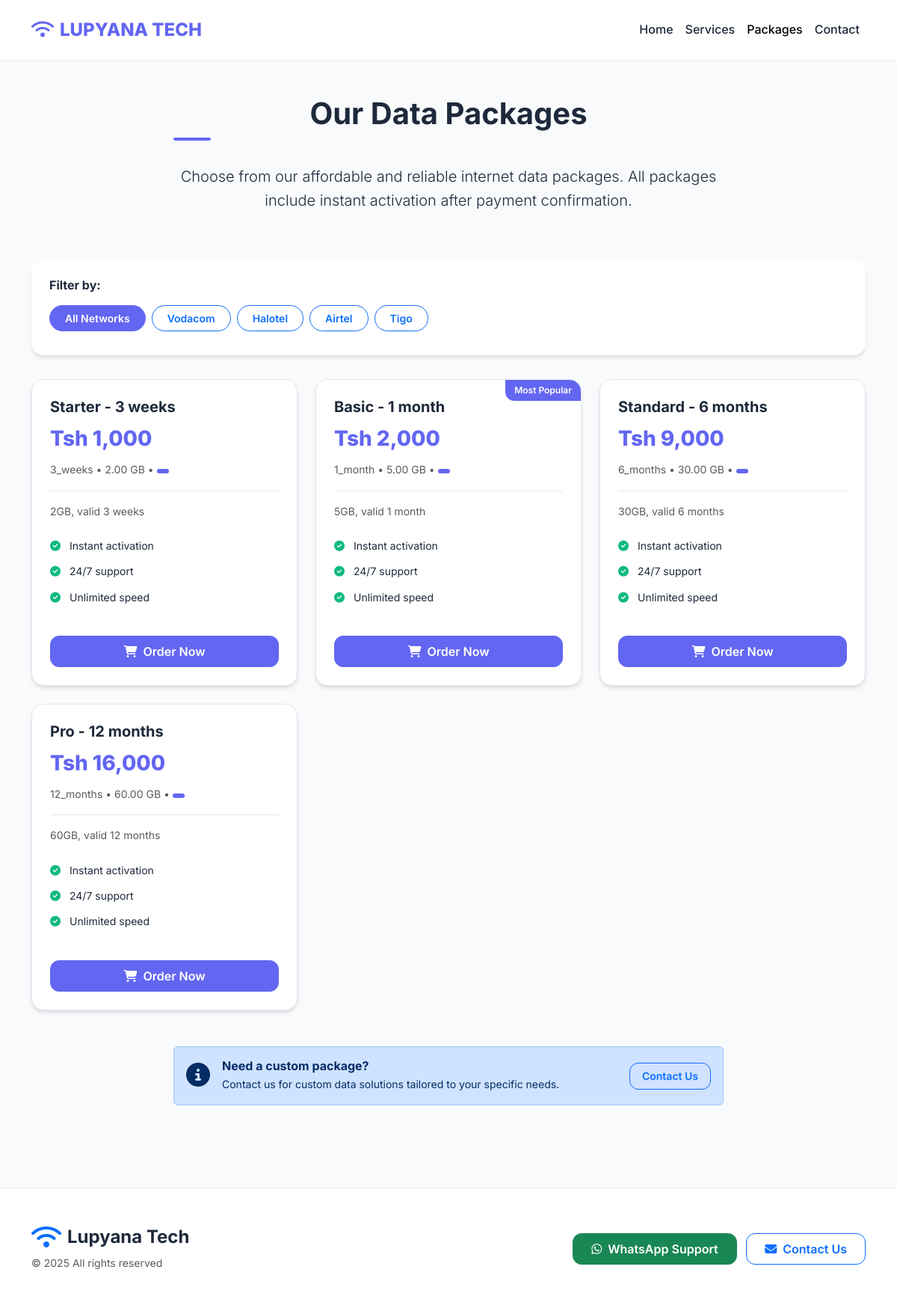
The page /packages.php on the database its author committed.
### tables this page shows
CREATE TABLE IF NOT EXISTS packages (
  id INT UNSIGNED AUTO_INCREMENT PRIMARY KEY,
  name VARCHAR(255) NOT NULL,
  duration VARCHAR(50) DEFAULT NULL,
  gb_amount DECIMAL(10,2) DEFAULT 0,
  price DECIMAL(10,2) DEFAULT 0,
  description TEXT DEFAULT NULL,
  allow_custom_gb TINYINT(1) DEFAULT 0,
  created_at TIMESTAMP DEFAULT CURRENT_TIMESTAMP
);

### packages.php (called while the page is built)
<?php
require __DIR__ . '/public/packages.php';

### config.php (called while the page is built)
<?php
return [
    'app' => [
        'name' => 'Lupyana Tech',
        'base_url' => 'http://localhost/lupyanatech',
    ],
    'db' => [
        'host' => 'localhost',
        'database' => 'lupyanatech',
        'username' => 'root',
        'password' => '',
    ],
    'owner' => [
        'whatsapp' => '255744963858',
    ],
];

### public/packages.php (the view, shortened to what this page needs)
<?php
$pdo = require __DIR__ . '/../db/connection.php';
$config = require __DIR__ . '/../config.php';
$base = rtrim($config['app']['base_url'], '/');
$packages = $pdo->query('SELECT * FROM packages ORDER BY price ASC')->fetchAll();
?>
<!DOCTYPE html>
<html lang="en">
<head>
  <link href="https://cdn.jsdelivr.net/npm/bootstrap@5.3.2/dist/css/bootstrap.min.css" rel="stylesheet">
  <link rel="stylesheet" href="https://cdnjs.cloudflare.com/ajax/libs/font-awesome/6.4.2/css/all.min.css">
</head>
<body>
<nav class="navbar navbar-expand-lg navbar-light bg-white sticky-top">
  <div class="container">
    <a class="navbar-brand" href="<?php echo $base; ?>">
        <i class="fas fa-wifi me-2"></i>LUPYANA TECH
    </a>
    <div class="collapse navbar-collapse" id="navmenu">
      <ul class="navbar-nav ms-auto">
        <li class="nav-item"><a class="nav-link" href="<?php echo $base; ?>">Home</a></li>
        <li class="nav-item"><a class="nav-link" href="<?php echo $base; ?>/services.php">Services</a></li>
        <li class="nav-item"><a class="nav-link active" href="<?php echo $base; ?>/packages.php">Packages</a></li>
        <li class="nav-item"><a class="nav-link" href="<?php echo $base; ?>/contact.php">Contact</a></li>
      </ul>
    </div>
  </div>
</nav>
<main class="container py-5">
  <div class="row mb-5">
    <div class="col-lg-8 mx-auto text-center">
      <h1 class="section-title">Our Data Packages</h1>
      <p class="lead">Choose from our affordable and reliable internet data packages. All packages include instant activation after payment confirmation.</p>
    </div>
  </div>
  <div class="filter-container">
    <h6 class="mb-3">Filter by:</h6>
    <div class="d-flex flex-wrap">
      <button class="btn btn-primary filter-btn">All Networks</button>
      <button class="btn btn-outline-primary filter-btn">Vodacom</button>
      <button class="btn btn-outline-primary filter-btn">Halotel</button>
      <button class="btn btn-outline-primary filter-btn">Airtel</button>
      <button class="btn btn-outline-primary filter-btn">Tigo</button>
    </div>
  </div>
  <div class="row row-cols-1 row-cols-md-2 row-cols-lg-3 g-4">
    <?php foreach ($packages as $index => $pkg): ?>
      <div class="col">
        <div class="package-card <?php echo $index === 1 ? 'popular' : ''; ?>">
          <div class="package-header">
            <h5 class="card-title mb-2"><?php echo htmlspecialchars($pkg['name']); ?></h5>
            <div class="package-price">Tsh <?php echo number_format($pkg['price'],0); ?></div>
            <div class="text-muted small">
              <?php echo htmlspecialchars($pkg['duration']); ?> •
              <?php echo htmlspecialchars($pkg['gb_amount']); ?> GB •
              <span class="network-badge"><?php echo ucfirst(htmlspecialchars($pkg['network'])); ?></span>
            </div>
          </div>
          <p class="text-muted small"><?php echo htmlspecialchars($pkg['description']); ?></p>
          <div class="package-features">
            <div class="feature-item">
              <div class="feature-icon"><i class="fas fa-check-circle"></i></div>
              <div class="small">Instant activation</div>
            </div>
            <div class="feature-item">
              <div class="feature-icon"><i class="fas fa-check-circle"></i></div>
              <div class="small">24/7 support</div>
            </div>
            <div class="feature-item">
              <div class="feature-icon"><i class="fas fa-check-circle"></i></div>
              <div class="small">Unlimited speed</div>
            </div>
          </div>
          <div class="mt-auto pt-3">
            <a href="<?php echo $base; ?>/checkout.php?package_id=<?php echo (int)$pkg['id']; ?>" class="btn btn-primary w-100">
              <i class="fas fa-shopping-cart me-2"></i>Order Now
            </a>
          </div>
        </div>
      </div>
    <?php endforeach; ?>
  </div>
  <div class="row mt-5">
    <div class="col-lg-8 mx-auto">
      <div class="alert alert-primary rounded-lg">
        <div class="d-flex align-items-center">
          <div class="me-3">
            <i class="fas fa-info-circle fa-2x"></i>
          </div>
          <div>
            <h6 class="mb-1">Need a custom package?</h6>
            <p class="mb-0 small">Contact us for custom data solutions tailored to your specific needs.</p>
          </div>
          <div class="ms-auto">
            <a href="<?php echo $base; ?>/contact.php" class="btn btn-sm btn-outline-primary">Contact Us</a>
          </div>
        </div>
      </div>
    </div>
  </div>
</main>
<footer class="bg-white py-5">
  <div class="container">
    <div class="row align-items-center">
      <div class="col-md-6 mb-3 mb-md-0">
        <div class="d-flex align-items-center">
          <i class="fas fa-wifi fa-2x text-primary me-2"></i>
          <h4 class="mb-0">Lupyana Tech</h4>
        </div>
        <p class="text-muted small mt-2 mb-0">&copy; <?php echo date('Y'); ?> All rights reserved</p>
      </div>
      <div class="col-md-6 text-md-end">
        <a href="https://wa.me/<?php echo htmlspecialchars($config['owner']['whatsapp']); ?>" class="btn btn-success me-2">
          <i class="fab fa-whatsapp me-2"></i>WhatsApp Support
        </a>
        <a href="<?php echo $base; ?>/contact.php" class="btn btn-outline-primary">
          <i class="fas fa-envelope me-2"></i>Contact Us
        </a>
      </div>
    </div>
  </div>
</footer>
</body>
</html>

### public/packages.php (style rules this page uses)
:root { --primary: #6366f1; --primary-dark: #4f46e5; --secondary: #0ea5a2; --dark: #1e293b; --light: #f8fafc; --gray: #64748b; --gray-light: #e2e8f0; --success: #10b981; --rounded: 12px; --rounded-lg: 16px; --shadow: 0 4px 6px -1px rgba(0, 0, 0, 0.1), 0 2px 4px -1px rgba(0, 0, 0, 0.06); --shadow-lg: 0 10px 15px -3px rgba(0, 0, 0, 0.1), 0 4px 6px -2px rgba(0, 0, 0, 0.05); }
body { font-family: 'Inter', system-ui, -apple-system, 'Segoe UI', Roboto, 'Helvetica Neue', Arial; background: var(--light); color: var(--dark); line-height: 1.6; }
h1, h2, h3, h4, h5, h6 { font-weight: 700; }
.navbar { padding: 1rem 0; box-shadow: 0 1px 3px rgba(0,0,0,0.05); }
.navbar-brand { font-weight: 800; color: var(--primary); font-size: 1.5rem; }
.nav-link { font-weight: 500; color: var(--dark); transition: all 0.2s ease; }
.nav-link:hover, .nav-link.active { color: var(--primary); }
.btn { border-radius: var(--rounded); font-weight: 600; padding: 0.5rem 1.5rem; transition: all 0.2s ease; }
.btn-primary { background: var(--primary); border-color: var(--primary); }
.btn-sm { padding: 0.4rem 1rem; font-size: 0.875rem; }
.package-card { background: white; border-radius: var(--rounded-lg); padding: 1.5rem; height: 100%; box-shadow: var(--shadow); transition: all 0.3s ease; border: 1px solid var(--gray-light); position: relative; overflow: hidden; }
.package-card.popular::before { content: 'Most Popular'; position: absolute; top: 0; right: 0; background: var(--primary); color: white; font-size: 0.75rem; font-weight: 600; padding: 0.25rem 0.75rem; border-bottom-left-radius: var(--rounded); }
.package-header { border-bottom: 1px solid var(--gray-light); padding-bottom: 1rem; margin-bottom: 1rem; }
.package-price { font-size: 1.75rem; font-weight: 800; color: var(--primary); margin: 0.5rem 0; }
.package-features { margin: 1.5rem 0; }
.feature-item { display: flex; align-items: center; margin-bottom: 0.75rem; }
.feature-icon { color: var(--success); margin-right: 0.75rem; font-size: 0.875rem; }
.section-title { position: relative; padding-bottom: 0.75rem; margin-bottom: 2rem; font-weight: 700; }
.section-title::after { content: ''; position: absolute; bottom: 0; left: 0; width: 50px; height: 4px; background: var(--primary); border-radius: 2px; }
.filter-container { background: white; border-radius: var(--rounded-lg); padding: 1.5rem; box-shadow: var(--shadow); margin-bottom: 2rem; }
.filter-btn { border-radius: 50px; padding: 0.4rem 1.25rem; font-size: 0.875rem; margin-right: 0.5rem; margin-bottom: 0.5rem; }
footer { background: white; padding: 2rem 0; box-shadow: 0 -1px 3px rgba(0,0,0,0.05); margin-top: 3rem; }
.network-badge { display: inline-block; padding: 0.2rem 0.5rem; border-radius: 50px; font-size: 0.75rem; font-weight: 600; background: var(--primary); color: white; }

### rows shown on the page
packages: name "Starter - 3 weeks", price "1,000", duration "3_weeks", gb_amount "2.00", description "2GB, valid 3 weeks"
packages: name "Basic - 1 month", price "2,000", duration "1_month", gb_amount "5.00", description "5GB, valid 1 month"
packages: name "Standard - 6 months", price "9,000", duration "6_months", gb_amount "30.00", description "30GB, valid 6 months"
packages: name "Pro - 12 months", price "16,000", duration "12_months", gb_amount "60.00", description "60GB, valid 12 months"
